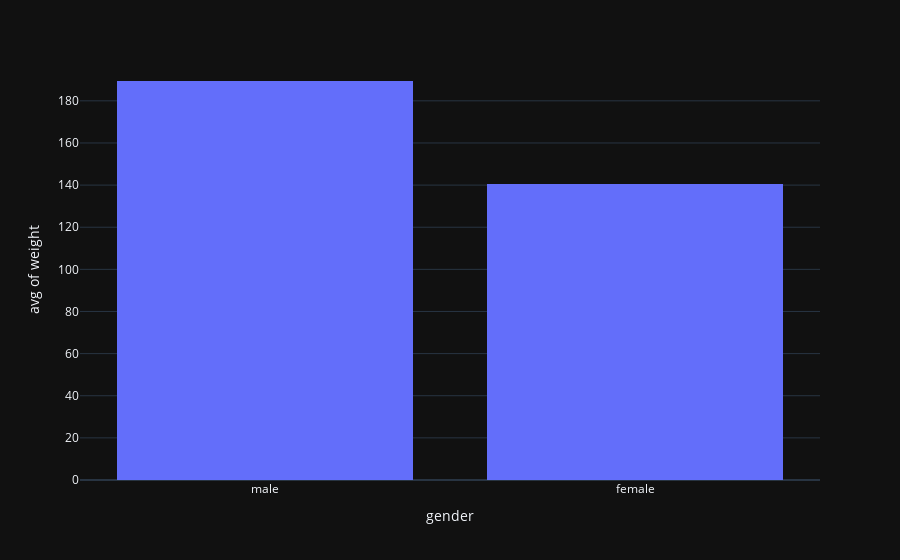

The notebook cell saved with this chart:
### Markdown cell above
<a id="1"></a> <br>
# Histogram
* How many times each value appears in dfset. This description is called the distribution of variable
* Most common way to represent distribution of varible is histogram that is graph which shows frequency of each value.
* Frequency = number of times each value appears

### Code cell
import plotly.express as px

df1 = df[['weight','gender']]
fig = px.histogram(df1, x="gender",y="weight",  histfunc='avg')
fig.show()

### Figure 1 — Plotly figure (JSON) as saved in the notebook; plotly's stock layout.template omitted (floating-point values rounded to 4 significant figures; data arrays with more than 128 entries replaced by an {"elided": "..."} marker saying what was removed)
{"data": [{"alignmentgroup": "True", "bingroup": "x", "histfunc": "avg", "hovertemplate": "gender=%{x}<br>avg of weight=%{y}<extra></extra>", "legendgroup": "", "marker": {"color": "#636efa", "pattern": {"shape": ""}}, "name": "", "offsetgroup": "", "orientation": "v", "showlegend": false, "type": "histogram", "x": {"elided": "991 str values"}, "xaxis": "x", "y": {"elided": "991 int values"}, "yaxis": "y"}], "layout": {"barmode": "relative", "legend": {"tracegroupgap": 0}, "margin": {"t": 60}, "xaxis": {"anchor": "y", "domain": [0, 1], "title": {"text": "gender"}}, "yaxis": {"anchor": "x", "domain": [0, 1], "title": {"text": "avg of weight"}}}}
